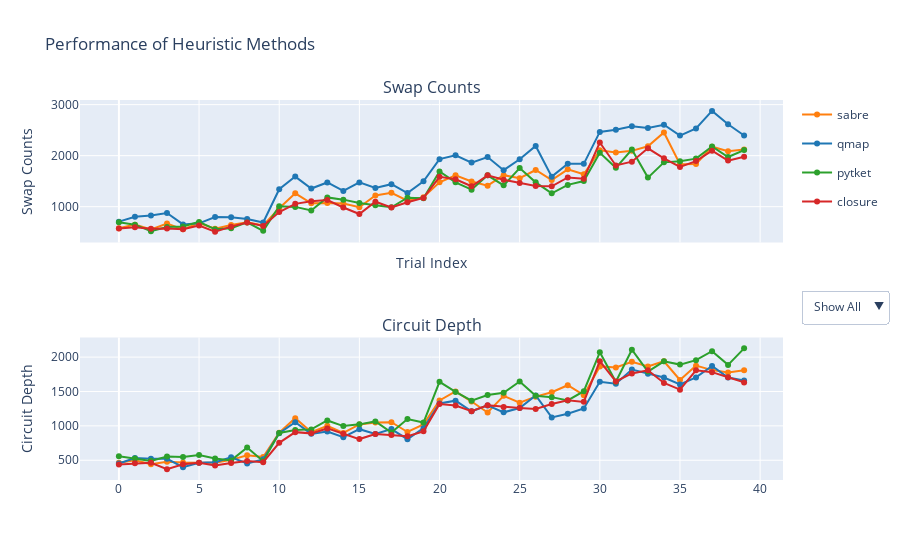

The notebook cell this image was saved under:
### Code cell
plot_performance(results_swaps,results_depth)

### Figure 1 — Plotly figure (JSON) as saved in the notebook; plotly's stock layout.template omitted (floating-point values rounded to 4 significant figures)
{"data": [{"legendgroup": "sabre", "line": {"color": "#ff7f0e"}, "marker": {"color": "#ff7f0e"}, "mode": "lines+markers", "name": "sabre", "type": "scatter", "x": [0, 1, 2, 3, 4, 5, 6, 7, 8, 9, 10, 11, 12, 13, 14, 15, 16, 17, 18, 19, 20, 21, 22, 23, 24, 25, 26, 27, 28, 29, 30, 31, 32, 33, 34, 35, 36, 37, 38, 39], "xaxis": "x", "y": [579, 648, 552, 669, 556, 680, 567, 640, 696, 633, 971, 1261, 1066, 1073, 1061, 989, 1218, 1271, 1119, 1186, 1478, 1616, 1493, 1412, 1618, 1558, 1719, 1521, 1732, 1635, 2106, 2063, 2094, 2185, 2455, 1831, 1837, 2175, 2087, 2122], "yaxis": "y"}, {"legendgroup": "qmap", "line": {"color": "#1f77b4"}, "marker": {"color": "#1f77b4"}, "mode": "lines+markers", "name": "qmap", "type": "scatter", "x": [0, 1, 2, 3, 4, 5, 6, 7, 8, 9, 10, 11, 12, 13, 14, 15, 16, 17, 18, 19, 20, 21, 22, 23, 24, 25, 26, 27, 28, 29, 30, 31, 32, 33, 34, 35, 36, 37, 38, 39], "xaxis": "x", "y": [707, 802, 828, 876, 652, 674, 798, 791, 759, 690, 1342, 1590, 1356, 1475, 1308, 1476, 1366, 1441, 1268, 1498, 1932, 2007, 1864, 1972, 1715, 1929, 2191, 1589, 1842, 1840, 2466, 2506, 2577, 2544, 2607, 2393, 2532, 2878, 2616, 2396], "yaxis": "y"}, {"legendgroup": "pytket", "line": {"color": "#2ca02c"}, "marker": {"color": "#2ca02c"}, "mode": "lines+markers", "name": "pytket", "type": "scatter", "x": [0, 1, 2, 3, 4, 5, 6, 7, 8, 9, 10, 11, 12, 13, 14, 15, 16, 17, 18, 19, 20, 21, 22, 23, 24, 25, 26, 27, 28, 29, 30, 31, 32, 33, 34, 35, 36, 37, 38, 39], "xaxis": "x", "y": [696, 648, 519, 603, 613, 702, 556, 579, 692, 526, 1009, 996, 925, 1182, 1138, 1071, 1027, 988, 1175, 1165, 1690, 1477, 1334, 1614, 1418, 1757, 1477, 1261, 1427, 1502, 2056, 1762, 2121, 1570, 1869, 1889, 1942, 2180, 1973, 2110], "yaxis": "y"}, {"legendgroup": "closure", "line": {"color": "#d62728"}, "marker": {"color": "#d62728"}, "mode": "lines+markers", "name": "closure", "type": "scatter", "x": [0, 1, 2, 3, 4, 5, 6, 7, 8, 9, 10, 11, 12, 13, 14, 15, 16, 17, 18, 19, 20, 21, 22, 23, 24, 25, 26, 27, 28, 29, 30, 31, 32, 33, 34, 35, 36, 37, 38, 39], "xaxis": "x", "y": [573, 597, 568, 573, 556, 629, 511, 609, 691, 622, 894, 1055, 1106, 1130, 984, 856, 1097, 986, 1086, 1171, 1586, 1537, 1400, 1615, 1527, 1462, 1407, 1400, 1574, 1549, 2258, 1808, 1882, 2144, 1948, 1780, 1894, 2098, 1903, 1979], "yaxis": "y"}, {"legendgroup": "sabre", "line": {"color": "#ff7f0e"}, "marker": {"color": "#ff7f0e"}, "mode": "lines+markers", "name": "sabre", "showlegend": false, "type": "scatter", "x": [0, 1, 2, 3, 4, 5, 6, 7, 8, 9, 10, 11, 12, 13, 14, 15, 16, 17, 18, 19, 20, 21, 22, 23, 24, 25, 26, 27, 28, 29, 30, 31, 32, 33, 34, 35, 36, 37, 38, 39], "xaxis": "x2", "y": [463, 499, 443, 478, 468, 465, 462, 506, 573, 548, 900, 1112, 910, 1000, 898, 1021, 1049, 1053, 911, 1021, 1370, 1500, 1354, 1195, 1437, 1336, 1425, 1489, 1591, 1447, 1865, 1848, 1931, 1863, 1940, 1667, 1876, 1811, 1775, 1808], "yaxis": "y2"}, {"legendgroup": "qmap", "line": {"color": "#1f77b4"}, "marker": {"color": "#1f77b4"}, "mode": "lines+markers", "name": "qmap", "showlegend": false, "type": "scatter", "x": [0, 1, 2, 3, 4, 5, 6, 7, 8, 9, 10, 11, 12, 13, 14, 15, 16, 17, 18, 19, 20, 21, 22, 23, 24, 25, 26, 27, 28, 29, 30, 31, 32, 33, 34, 35, 36, 37, 38, 39], "xaxis": "x2", "y": [452, 533, 522, 521, 399, 463, 472, 542, 454, 513, 894, 1053, 884, 917, 835, 952, 883, 953, 806, 967, 1327, 1367, 1212, 1298, 1197, 1260, 1443, 1123, 1177, 1254, 1641, 1614, 1820, 1757, 1704, 1602, 1705, 1871, 1703, 1661], "yaxis": "y2"}, {"legendgroup": "pytket", "line": {"color": "#2ca02c"}, "marker": {"color": "#2ca02c"}, "mode": "lines+markers", "name": "pytket", "showlegend": false, "type": "scatter", "x": [0, 1, 2, 3, 4, 5, 6, 7, 8, 9, 10, 11, 12, 13, 14, 15, 16, 17, 18, 19, 20, 21, 22, 23, 24, 25, 26, 27, 28, 29, 30, 31, 32, 33, 34, 35, 36, 37, 38, 39], "xaxis": "x2", "y": [557, 527, 491, 553, 549, 575, 527, 498, 685, 486, 897, 941, 949, 1079, 997, 1022, 1065, 904, 1099, 1049, 1641, 1494, 1366, 1449, 1481, 1646, 1437, 1418, 1370, 1504, 2070, 1642, 2108, 1790, 1938, 1891, 1956, 2086, 1887, 2127], "yaxis": "y2"}, {"legendgroup": "closure", "line": {"color": "#d62728"}, "marker": {"color": "#d62728"}, "mode": "lines+markers", "name": "closure", "showlegend": false, "type": "scatter", "x": [0, 1, 2, 3, 4, 5, 6, 7, 8, 9, 10, 11, 12, 13, 14, 15, 16, 17, 18, 19, 20, 21, 22, 23, 24, 25, 26, 27, 28, 29, 30, 31, 32, 33, 34, 35, 36, 37, 38, 39], "xaxis": "x2", "y": [439, 455, 462, 371, 442, 463, 425, 461, 490, 471, 753, 909, 891, 963, 887, 808, 880, 867, 849, 920, 1318, 1296, 1212, 1300, 1276, 1261, 1246, 1318, 1373, 1349, 1941, 1647, 1762, 1808, 1624, 1527, 1809, 1781, 1707, 1632], "yaxis": "y2"}], "layout": {"annotations": [{"font": {"size": 16}, "showarrow": false, "text": "Swap Counts", "x": 0.5, "xanchor": "center", "xref": "paper", "y": 1, "yanchor": "bottom", "yref": "paper"}, {"font": {"size": 16}, "showarrow": false, "text": "Circuit Depth", "x": 0.5, "xanchor": "center", "xref": "paper", "y": 0.375, "yanchor": "bottom", "yref": "paper"}], "title": {"text": "Performance of Heuristic Methods"}, "updatemenus": [{"buttons": [{"args": [{"visible": [true, true, true, true, true, true, true, true]}], "label": "Show All", "method": "update"}, {"args": [{"visible": [false, false, false, false, false, false, false, false]}], "label": "Hide All", "method": "update"}, {"args": [{"visible": [true, false, false, false, true, false, false, false]}], "label": "sabre", "method": "update"}, {"args": [{"visible": [false, true, false, false, false, true, false, false]}], "label": "qmap", "method": "update"}, {"args": [{"visible": [false, false, true, false, false, false, true, false]}], "label": "pytket", "method": "update"}, {"args": [{"visible": [false, false, false, true, false, false, false, true]}], "label": "closure", "method": "update"}], "direction": "down", "showactive": true, "x": 1.15, "y": 0.5}], "xaxis": {"anchor": "y", "domain": [0, 1], "matches": "x2", "showticklabels": false, "title": {"text": "Trial Index"}}, "xaxis2": {"anchor": "y2", "domain": [0, 1]}, "yaxis": {"anchor": "x", "domain": [0.625, 1], "title": {"text": "Swap Counts"}}, "yaxis2": {"anchor": "x2", "domain": [0, 0.375], "title": {"text": "Circuit Depth"}}}}
